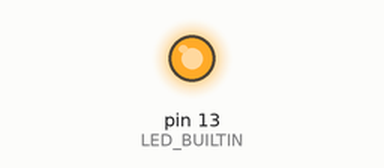
A sketch run on a simulated Arduino Uno, built with avr-gcc and run on an emulated ATmega328P. On the bench: output pins drawn as LEDs (lit = HIGH).

Above: at 0.1 s.
Timing chart, 0 to 1.6 s (numbered marks = the images above):
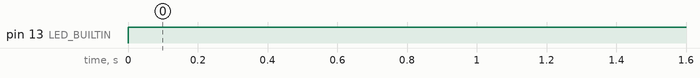

The sketch:

sketch_jun24a.ino
```cpp
void setup() {
  // put your setup code here, to run once:
 pinMode (LED_BUILTIN, OUTPUT);
}

void loop() {
  // put your main code here, to run repeatedly:
   digitalWrite(LED_BUILTIN, OUTPUT);
  delay(1000);
   digitalWrite(LED_BUILTIN, OUTPUT);
  delay(1000);

}
```

Measured:
- by itself, pin 13 (LED_BUILTIN): LOW → HIGH at 0.00 s
